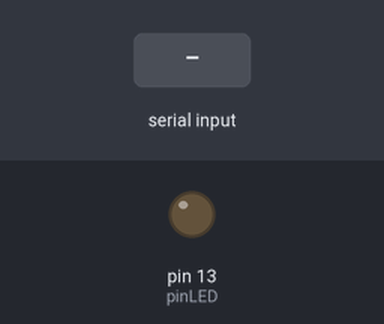
This sketch was run on a simulated Arduino Uno, built with avr-gcc and run on an emulated ATmega328P. On the bench: output pins drawn as LEDs (lit = HIGH). The test bench sets the inputs (shaded band). What the sketch prints to the serial monitor is not drawn.

Above: at 1.2 s.
1.3 s: byte 30 received over Serial
At 2.0 s:
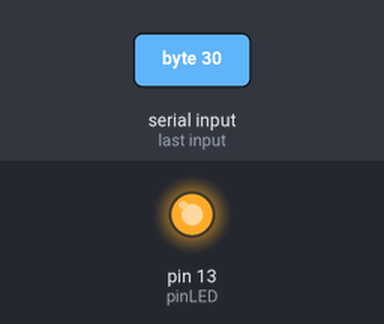
Timing chart, 0 to 7.3 s (numbered marks = the images above; inputs shaded):
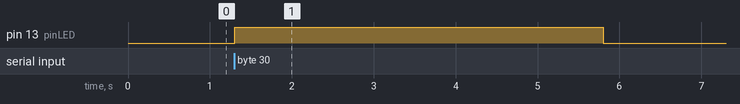

Measured:
- after the input at 1.3 s, pin 13 (pinLED): LOW → HIGH at once, → LOW 4.5 s later

The sketch:

myCalculadora.ino
```cpp
//Sofia Alejandra Chamorro Messa
//Edicksson Miramag Lopez

char Resultado;
int pinLED = 13, m = 0;

void setup() {
  Serial.begin(9600);
  pinMode (pinLED, OUTPUT);
}

void loop() {
  if (Serial.available() > 0) {
    Resultado = Serial.read();
    Serial.print(Resultado);
  }

  while (m < Resultado){
    digitalWrite(pinLED,HIGH);
    delay(150);
    digitalWrite(pinLED,LOW);
    m = m + 1;
    }

}
```
